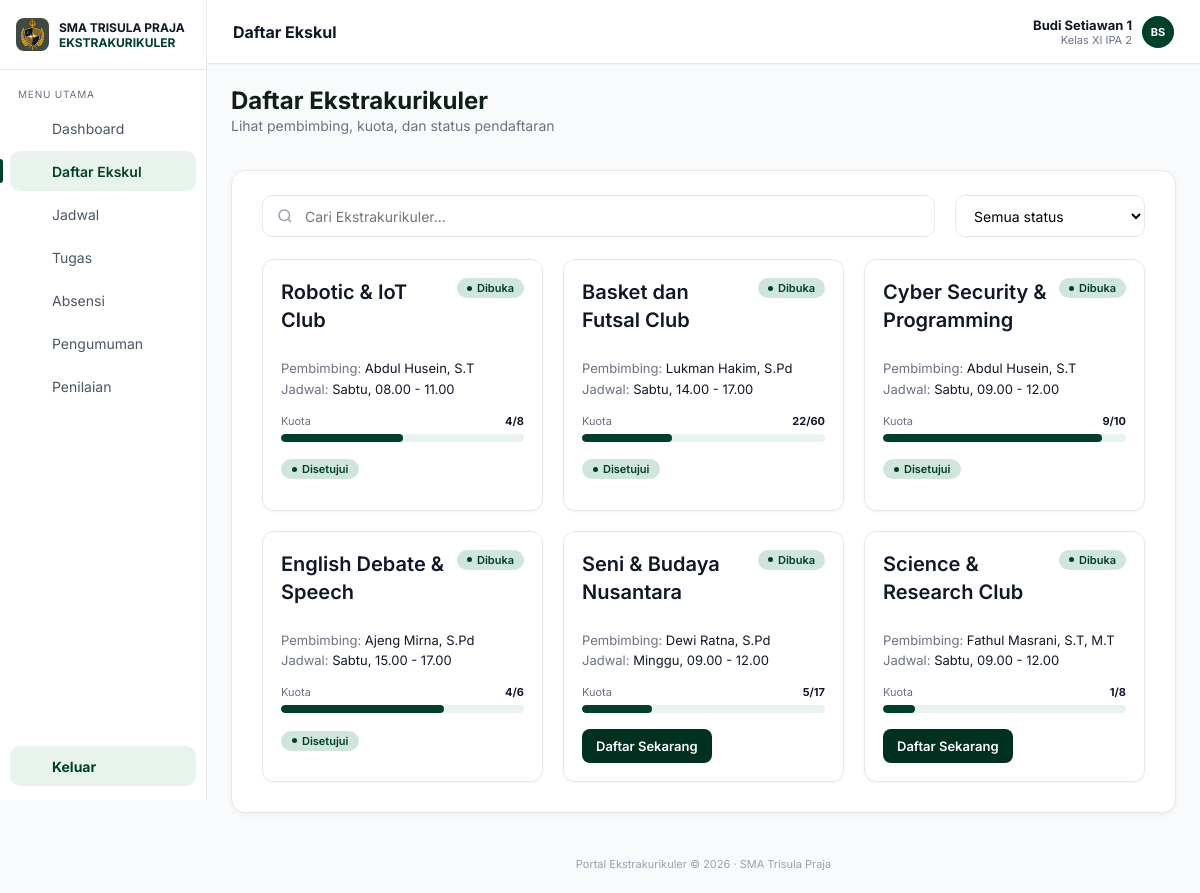
The page /portal-trisula/daftar_ekskul.php (signed in) on the database its author committed.
### tables this page shows
CREATE TABLE `users` (
  `id` int UNSIGNED NOT NULL,
  `username` varchar(50) NOT NULL,
  `password` varchar(255) NOT NULL,
  `nama` varchar(100) NOT NULL,
  `role` enum('siswa','pembimbing') NOT NULL DEFAULT 'siswa',
  `nis` varchar(20) DEFAULT NULL,
  `angkatan` year DEFAULT NULL,
  `kelas` varchar(30) DEFAULT NULL,
  `created_at` timestamp NULL DEFAULT CURRENT_TIMESTAMP
);

CREATE TABLE `ekskul` (
  `id` int UNSIGNED NOT NULL,
  `nama` varchar(100) NOT NULL,
  `deskripsi` varchar(255) NOT NULL,
  `pembimbing` varchar(100) NOT NULL,
  `pembimbing_id` int UNSIGNED DEFAULT NULL,
  `hari` enum('Senin','Selasa','Rabu','Kamis','Jumat','Sabtu','Minggu') NOT NULL,
  `jam_mulai` time NOT NULL,
  `jam_selesai` time NOT NULL,
  `kuota` smallint UNSIGNED NOT NULL
);

### portal-trisula/includes/auth.php (called while the page is built, shortened)
<?php
function e(?string $v): string
{
    return htmlspecialchars($v ?? '', ENT_QUOTES, 'UTF-8');
}
function is_logged_in(): bool
{
    return isset($_SESSION['user']);
}
function require_role(string $role): array
{
    return $_SESSION['user'];
}

### portal-trisula/daftar_ekskul.php (the view, shortened to what this page needs)
<?php
require __DIR__ . '/config/database.php';
require __DIR__ . '/includes/auth.php';
require __DIR__ . '/includes/siswa_layout.php';
require __DIR__ . '/includes/ekskul.php';
$session = require_role('siswa');
$pdo     = db();
$user    = load_user($pdo, (int) $session['id']);
$q      = trim($_GET['q'] ?? '');
$filter = in_array($_GET['status'] ?? '', ['dibuka', 'menunggu', 'disetujui'], true) ? $_GET['status'] : '';
$st = $pdo->prepare("SELECT e.*,
        (SELECT COUNT(*) FROM pendaftaran p WHERE p.ekskul_id = e.id AND p.status = 'disetujui') AS terisi,
        (SELECT p2.status FROM pendaftaran p2 WHERE p2.ekskul_id = e.id AND p2.siswa_id = :sid) AS status_saya
    FROM ekskul e WHERE e.nama LIKE :q ORDER BY e.id");
$st->execute([':sid' => $user['id'], ':q' => '%' . addcslashes($q, '%_') . '%']);
$daftar = array_values(array_filter($st->fetchAll(), function (array $e) use ($filter): bool {
    return match ($filter) {
        'dibuka'    => $e['status_saya'] === null && $e['terisi'] < $e['kuota'],
        'menunggu'  => $e['status_saya'] === 'menunggu',
        'disetujui' => $e['status_saya'] === 'disetujui',
        default     => true,
    };
}));
siswa_header('Daftar Ekskul', 'ekskul', $user);
?>
<div class="page-title">
    <h2>Daftar Ekstrakurikuler</h2>
    <p>Lihat pembimbing, kuota, dan status pendaftaran</p>
</div>
<section class="panel panel-pad">
    <form method="get" class="toolbar">
        <div class="search">
            <svg viewBox="0 0 24 24" width="18" height="18" fill="none" stroke="#99a1af" stroke-width="2" aria-hidden="true"><circle cx="11" cy="11" r="7"/><path d="m20 20-3.5-3.5"/></svg>
            <input type="search" name="q" value="<?= e($q) ?>" placeholder="Cari Ekstrakurikuler...">
        </div>
        <select name="status" onchange="this.form.submit()" aria-label="Filter status">
            <option value="">Semua status</option>
        </select>
    </form>
    <div class="eks-grid">
        <?php foreach ($daftar as $e):
            $penuh = $e['terisi'] >= $e['kuota'];
            $persen = $e['kuota'] > 0 ? min(100, (int) round($e['terisi'] / $e['kuota'] * 100)) : 0;
            $terdaftar = in_array($e['status_saya'], ['menunggu', 'disetujui'], true);
        ?>
            <article class="eks-card">
                <div class="eks-top">
                    <h3><?php if ($terdaftar): ?><a href="ekskul_detail.php?id=<?= (int) $e['id'] ?>"><?= e($e['nama']) ?></a><?php else: ?><?= e($e['nama']) ?><?php endif; ?></h3>
                    <span class="badge <?= $penuh ? 'badge--full' : '' ?>"><i></i><?= $penuh ? 'Penuh' : 'Dibuka' ?></span>
                </div>
                <p class="meta"><span>Pembimbing:</span> <?= e($e['pembimbing']) ?><br><span>Jadwal:</span> <?= e(jadwal_label($e)) ?></p>
                <div class="kuota"><span>Kuota</span><b><?= (int) $e['terisi'] ?>/<?= (int) $e['kuota'] ?></b></div>
                <div class="track"><i style="width:<?= $persen ?>%"></i></div>
                <div class="eks-action">
                    <?php if ($e['status_saya']): ?>
                        <?= status_pill($e['status_saya']) ?>
                    <?php elseif ($penuh): ?>
                        <span class="btn-primary btn-disabled">Kuota Penuh</span>
                    <?php else: ?>
                        <a class="btn-primary" href="daftar_ekskul_form.php?id=<?= (int) $e['id'] ?>">Daftar Sekarang</a>
                    <?php endif; ?>
                </div>
            </article>
        <?php endforeach; ?>
    </div>
</section>
<?php siswa_footer();

### portal-trisula/includes/siswa_layout.php (shortened to what this page needs)
<?php
function icon(string $name): string
{
    $p = [
        'dashboard'  => '<rect x="3" y="3" width="7" height="7" rx="1"/><rect x="14" y="3" width="7" height="7" rx="1"/><rect x="3" y="14" width="7" height="7" rx="1"/><rect x="14" y="14" width="7" height="7" rx="1"/>',
        'ekskul'     => '<path d="M8 6h13M8 12h13M8 18h13"/><circle cx="4" cy="6" r="1"/><circle cx="4" cy="12" r="1"/><circle cx="4" cy="18" r="1"/>',
        'jadwal'     => '<rect x="3" y="5" width="18" height="16" rx="2"/><path d="M3 10h18M8 3v4M16 3v4"/>',
        'tugas'      => '<rect x="5" y="4" width="14" height="17" rx="2"/><path d="M9 4h6v3H9zM9 12h6M9 16h6"/>',
        'absensi'    => '<circle cx="12" cy="8" r="4"/><path d="M4 21a8 8 0 0 1 16 0"/>',
        'pengumuman' => '<rect x="3" y="7" width="18" height="12" rx="2"/><path d="M9 7V5h6v2"/>',
        'penilaian'  => '<path d="M6 20V10M12 20V4M18 20v-7"/>',
        'keluar'     => '<path d="M9 21H5a2 2 0 0 1-2-2V5a2 2 0 0 1 2-2h4M16 17l5-5-5-5M21 12H9"/>',
    ];
    return '<svg viewBox="0 0 24 24" width="20" height="20" fill="none" stroke="currentColor" stroke-width="1.8" stroke-linecap="round" stroke-linejoin="round" aria-hidden="true">' . ($p[$name] ?? '') . '</svg>';
}
function initials(string $nama): string
{
    $nama  = trim(explode(',', $nama)[0]);
    $parts = preg_split('/\s+/', $nama) ?: [];
    $out   = '';
    foreach (array_slice($parts, 0, 2) as $w) {
        $out .= mb_strtoupper(mb_substr($w, 0, 1));
    }
    return $out;
}
function siswa_header(string $title, string $active, array $user): void
{
    $menu = [
        'dashboard'  => ['Dashboard',    'dashboard_siswa.php'],
        'ekskul'     => ['Daftar Ekskul', 'daftar_ekskul.php'],
        'jadwal'     => ['Jadwal',       'jadwal.php'],
        'tugas'      => ['Tugas',        'tugas.php'],
        'absensi'    => ['Absensi',      'absensi.php'],
        'pengumuman' => ['Pengumuman',   'pengumuman.php'],
        'penilaian'  => ['Penilaian',    'penilaian.php'],
    ];
    ?>
<!DOCTYPE html>
<html lang="id">
<head>
    <link rel="stylesheet" href="assets/css/dashboard.css">
</head>
<body class="app">
<aside class="sidebar">
    <div class="brand">
        <img src="assets/img/logo.png" alt="" onerror="this.style.visibility='hidden'">
        <div><b>SMA TRISULA PRAJA</b><span>EKSTRAKURIKULER</span></div>
    </div>
    <p class="menu-label">MENU UTAMA</p>
    <nav>
        <?php foreach ($menu as $key => [$label, $href]): ?>
            <a href="<?= e($href) ?>" class="<?= $key === $active ? 'active' : '' ?>">
                <?= icon($key) ?> <span><?= e($label) ?></span>
            </a>
        <?php endforeach; ?>
    </nav>
    <a href="logout.php" class="logout"><?= icon('keluar') ?> <span>Keluar</span></a>
</aside>
<div class="content">
    <header class="top">
        <h1><?= e($title) ?></h1>
        <a href="profil.php" class="who" style="text-decoration:none;color:inherit">
            <span class="avatar" style="background:#004029"><?= e(initials($user['nama'])) ?></span>
            <div><b><?= e($user['nama']) ?></b><small><?= e($user['kelas'] ?? '') ?></small></div>
        </a>
    </header>
    <main class="page">
<?php
}
function siswa_footer(): void
{
    ?>
    </main>
    <footer class="foot">Portal Ekstrakurikuler © <?= date('Y') ?> · SMA Trisula Praja</footer>
</div>
</body>
</html>
<?php
}

### portal-trisula/includes/ekskul.php (shortened to what this page needs)
<?php
function load_user(PDO $pdo, int $id): array
{
    $st = $pdo->prepare('SELECT id, nama, nis, angkatan, kelas FROM users WHERE id = ?');
    $st->execute([$id]);
    return $st->fetch() ?: ['id' => $id, 'nama' => '', 'nis' => '', 'angkatan' => '', 'kelas' => ''];
}
function jam_fmt(string $time): string
{
    return str_replace(':', '.', substr($time, 0, 5));
}
function jadwal_label(array $e): string
{
    return $e['hari'] . ', ' . jam_fmt($e['jam_mulai']) . ' - ' . jam_fmt($e['jam_selesai']);
}
function status_pill(string $status): string
{
    $map = ['menunggu' => ['Menunggu', 'pill-wait'], 'disetujui' => ['Disetujui', 'pill-ok'], 'ditolak' => ['Ditolak', 'pill-no']];
    [$label, $cls] = $map[$status] ?? [$status, 'pill-wait'];
    return '<span class="spill ' . $cls . '"><i></i>' . e($label) . '</span>';
}

### rows shown on the page
users: nama "BS", nama "Budi Setiawan 1", kelas "Kelas XI IPA 2"
ekskul: nama "Robotic & IoT Club", shows "Dibuka", pembimbing "Abdul Husein, S.T", jadwal_label($e) "Sabtu, 08.00 - 11.00", terisi "4", kuota "8", $persen 50 (drawn)
ekskul: nama "Basket dan Futsal Club", shows "Dibuka", pembimbing "Lukman Hakim, S.Pd", jadwal_label($e) "Sabtu, 14.00 - 17.00", terisi "22", kuota "60", $persen 37 (drawn)
ekskul: nama "Cyber Security & Programming", shows "Dibuka", pembimbing "Abdul Husein, S.T", jadwal_label($e) "Sabtu, 09.00 - 12.00", terisi "9", kuota "10", $persen 90 (drawn)
ekskul: nama "English Debate & Speech", shows "Dibuka", pembimbing "Ajeng Mirna, S.Pd", jadwal_label($e) "Sabtu, 15.00 - 17.00", terisi "4", kuota "6", $persen 67 (drawn)
ekskul: nama "Seni & Budaya Nusantara", shows "Dibuka", pembimbing "Dewi Ratna, S.Pd", jadwal_label($e) "Minggu, 09.00 - 12.00", terisi "5", kuota "17", $persen 29 (drawn)
ekskul: nama "Science & Research Club", shows "Dibuka", pembimbing "Fathul Masrani, S.T, M.T", jadwal_label($e) "Sabtu, 09.00 - 12.00", terisi "1", kuota "8", $persen 13 (drawn)

### other values the page prints
$label "Dashboard"
$label "Daftar Ekskul"
$label "Jadwal"
$label "Tugas"
$label "Absensi"
$label "Pengumuman"
$label "Penilaian"
$title "Daftar Ekskul"
